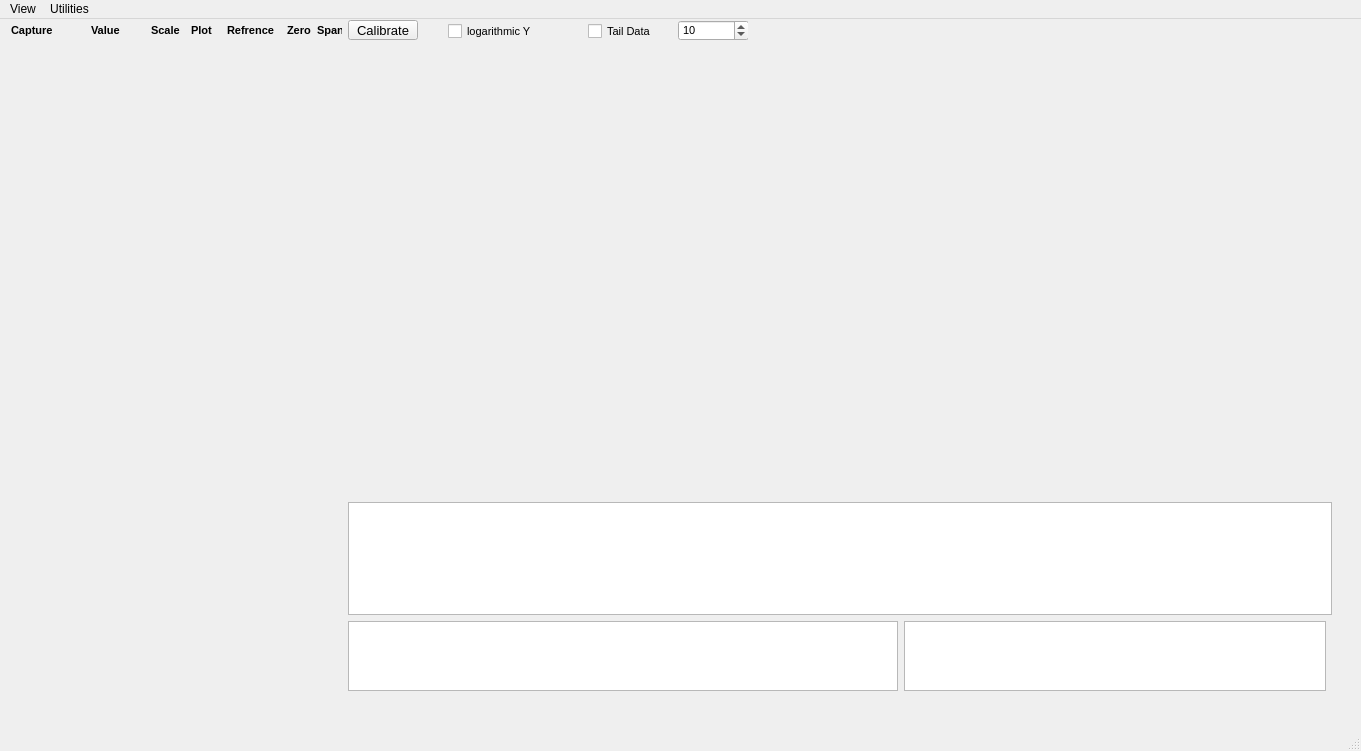
<?xml version="1.0" encoding="UTF-8"?>
<ui version="4.0">
 <class>MainWindow</class>
 <widget class="QMainWindow" name="MainWindow">
  <property name="geometry">
   <rect>
    <x>0</x>
    <y>0</y>
    <width>1361</width>
    <height>751</height>
   </rect>
  </property>
  <property name="minimumSize">
   <size>
    <width>800</width>
    <height>600</height>
   </size>
  </property>
  <property name="windowTitle">
   <string>MainWindow</string>
  </property>
  <widget class="QWidget" name="centralwidget">
   <property name="font">
    <font>
     <pointsize>8</pointsize>
    </font>
   </property>
   <widget class="QWidget" name="gridLayoutWidget">
    <property name="geometry">
     <rect>
      <x>1</x>
      <y>1</y>
      <width>1331</width>
      <height>671</height>
     </rect>
    </property>
    <layout class="QGridLayout" name="gridLayout">
     <item row="0" column="1">
      <widget class="QWidget" name="cal_widget_2" native="true">
       <property name="font">
        <font>
         <pointsize>8</pointsize>
         <weight>75</weight>
         <bold>true</bold>
        </font>
       </property>
       <widget class="QLabel" name="label_5">
        <property name="geometry">
         <rect>
          <x>0</x>
          <y>0</y>
          <width>66</width>
          <height>21</height>
         </rect>
        </property>
        <property name="font">
         <font>
          <pointsize>8</pointsize>
          <weight>75</weight>
          <bold>true</bold>
         </font>
        </property>
        <property name="toolTip">
         <string>more info about this</string>
        </property>
        <property name="text">
         <string>Refrence</string>
        </property>
       </widget>
       <widget class="QLabel" name="label_6">
        <property name="geometry">
         <rect>
          <x>60</x>
          <y>0</y>
          <width>31</width>
          <height>21</height>
         </rect>
        </property>
        <property name="font">
         <font>
          <pointsize>8</pointsize>
          <weight>75</weight>
          <bold>true</bold>
         </font>
        </property>
        <property name="toolTip">
         <string>more info about this</string>
        </property>
        <property name="text">
         <string>Zero</string>
        </property>
       </widget>
       <widget class="QLabel" name="label_7">
        <property name="geometry">
         <rect>
          <x>90</x>
          <y>0</y>
          <width>31</width>
          <height>21</height>
         </rect>
        </property>
        <property name="font">
         <font>
          <pointsize>8</pointsize>
          <weight>75</weight>
          <bold>true</bold>
         </font>
        </property>
        <property name="toolTip">
         <string>more info about this</string>
        </property>
        <property name="text">
         <string>Span</string>
        </property>
       </widget>
      </widget>
     </item>
     <item row="1" column="2">
      <layout class="QVBoxLayout" name="verticalLayout_2">
       <item>
        <widget class="QwtPlot" name="qwtPlot">
         <property name="sizePolicy">
          <sizepolicy hsizetype="Expanding" vsizetype="Maximum">
           <horstretch>0</horstretch>
           <verstretch>0</verstretch>
          </sizepolicy>
         </property>
         <property name="minimumSize">
          <size>
           <width>850</width>
           <height>450</height>
          </size>
         </property>
         <property name="maximumSize">
          <size>
           <width>10000</width>
           <height>1000</height>
          </size>
         </property>
         <property name="layoutDirection">
          <enum>Qt::RightToLeft</enum>
         </property>
        </widget>
       </item>
       <item>
        <widget class="QTextBrowser" name="textBrowser_2"/>
       </item>
       <item>
        <layout class="QHBoxLayout" name="horizontalLayout">
         <item>
          <widget class="QTextBrowser" name="textBrowser">
           <property name="sizePolicy">
            <sizepolicy hsizetype="Expanding" vsizetype="Expanding">
             <horstretch>255</horstretch>
             <verstretch>255</verstretch>
            </sizepolicy>
           </property>
           <property name="maximumSize">
            <size>
             <width>550</width>
             <height>80</height>
            </size>
           </property>
           <property name="layoutDirection">
            <enum>Qt::LeftToRight</enum>
           </property>
          </widget>
         </item>
         <item>
          <widget class="QPlainTextEdit" name="plainTextEdit">
           <property name="enabled">
            <bool>true</bool>
           </property>
           <property name="maximumSize">
            <size>
             <width>550</width>
             <height>80</height>
            </size>
           </property>
          </widget>
         </item>
         <item>
          <widget class="QWidget" name="widget_2" native="true">
           <widget class="QCheckBox" name="checkBox_2">
            <property name="geometry">
             <rect>
              <x>120</x>
              <y>10</y>
              <width>97</width>
              <height>22</height>
             </rect>
            </property>
            <property name="text">
             <string>X range</string>
            </property>
           </widget>
           <widget class="QSpinBox" name="spinBox">
            <property name="geometry">
             <rect>
              <x>220</x>
              <y>10</y>
              <width>60</width>
              <height>27</height>
             </rect>
            </property>
            <property name="maximum">
             <number>31557600</number>
            </property>
            <property name="singleStep">
             <number>10</number>
            </property>
           </widget>
           <widget class="QSpinBox" name="spinBox_2">
            <property name="geometry">
             <rect>
              <x>300</x>
              <y>10</y>
              <width>60</width>
              <height>27</height>
             </rect>
            </property>
            <property name="maximum">
             <number>31557600</number>
            </property>
            <property name="singleStep">
             <number>10</number>
            </property>
           </widget>
           <widget class="QSpinBox" name="spinBox_3">
            <property name="geometry">
             <rect>
              <x>300</x>
              <y>40</y>
              <width>60</width>
              <height>27</height>
             </rect>
            </property>
            <property name="minimum">
             <number>-10000000</number>
            </property>
            <property name="maximum">
             <number>10000000</number>
            </property>
            <property name="singleStep">
             <number>10</number>
            </property>
           </widget>
           <widget class="QCheckBox" name="checkBox_3">
            <property name="geometry">
             <rect>
              <x>120</x>
              <y>40</y>
              <width>97</width>
              <height>22</height>
             </rect>
            </property>
            <property name="text">
             <string>Y range</string>
            </property>
           </widget>
           <widget class="QSpinBox" name="spinBox_4">
            <property name="geometry">
             <rect>
              <x>220</x>
              <y>40</y>
              <width>60</width>
              <height>27</height>
             </rect>
            </property>
            <property name="minimum">
             <number>-10000000</number>
            </property>
            <property name="maximum">
             <number>10000000</number>
            </property>
            <property name="singleStep">
             <number>10</number>
            </property>
           </widget>
           <widget class="QRadioButton" name="radioButton">
            <property name="geometry">
             <rect>
              <x>10</x>
              <y>10</y>
              <width>101</width>
              <height>22</height>
             </rect>
            </property>
            <property name="text">
             <string>RTN and LF</string>
            </property>
           </widget>
           <widget class="QRadioButton" name="radioButton_2">
            <property name="geometry">
             <rect>
              <x>10</x>
              <y>40</y>
              <width>116</width>
              <height>22</height>
             </rect>
            </property>
            <property name="text">
             <string>LF only</string>
            </property>
            <property name="checked">
             <bool>false</bool>
            </property>
           </widget>
          </widget>
         </item>
        </layout>
       </item>
      </layout>
     </item>
     <item row="1" column="0">
      <widget class="QWidget" name="widget_3" native="true">
       <property name="minimumSize">
        <size>
         <width>220</width>
         <height>0</height>
        </size>
       </property>
       <widget class="QWidget" name="gridLayoutWidget_2">
        <property name="geometry">
         <rect>
          <x>0</x>
          <y>0</y>
          <width>221</width>
          <height>621</height>
         </rect>
        </property>
        <layout class="QGridLayout" name="gridLayout_2"/>
       </widget>
      </widget>
     </item>
     <item row="0" column="2">
      <widget class="QWidget" name="widget" native="true">
       <property name="sizePolicy">
        <sizepolicy hsizetype="Minimum" vsizetype="Minimum">
         <horstretch>0</horstretch>
         <verstretch>0</verstretch>
        </sizepolicy>
       </property>
       <property name="minimumSize">
        <size>
         <width>299</width>
         <height>20</height>
        </size>
       </property>
       <property name="maximumSize">
        <size>
         <width>400</width>
         <height>80</height>
        </size>
       </property>
       <widget class="QPushButton" name="pushButton_cal">
        <property name="geometry">
         <rect>
          <x>0</x>
          <y>0</y>
          <width>70</width>
          <height>20</height>
         </rect>
        </property>
        <property name="maximumSize">
         <size>
          <width>70</width>
          <height>20</height>
         </size>
        </property>
        <property name="font">
         <font>
          <pointsize>10</pointsize>
          <weight>50</weight>
          <bold>false</bold>
         </font>
        </property>
        <property name="text">
         <string>Calibrate</string>
        </property>
       </widget>
       <widget class="QCheckBox" name="checkBox_logY">
        <property name="geometry">
         <rect>
          <x>100</x>
          <y>0</y>
          <width>119</width>
          <height>22</height>
         </rect>
        </property>
        <property name="text">
         <string>logarithmic Y</string>
        </property>
       </widget>
       <widget class="QCheckBox" name="checkBox">
        <property name="geometry">
         <rect>
          <x>240</x>
          <y>0</y>
          <width>151</width>
          <height>22</height>
         </rect>
        </property>
        <property name="text">
         <string>Tail Data</string>
        </property>
       </widget>
       <widget class="QSpinBox" name="spinBox_5">
        <property name="geometry">
         <rect>
          <x>330</x>
          <y>0</y>
          <width>71</width>
          <height>21</height>
         </rect>
        </property>
        <property name="toolTip">
         <string extracomment="Seconds of data"/>
        </property>
        <property name="minimum">
         <number>2</number>
        </property>
        <property name="maximum">
         <number>5000</number>
        </property>
        <property name="value">
         <number>10</number>
        </property>
       </widget>
      </widget>
     </item>
     <item row="0" column="0">
      <widget class="QWidget" name="widget_4" native="true">
       <property name="font">
        <font>
         <pointsize>8</pointsize>
         <weight>75</weight>
         <bold>true</bold>
        </font>
       </property>
       <widget class="QLabel" name="label_8">
        <property name="geometry">
         <rect>
          <x>10</x>
          <y>0</y>
          <width>66</width>
          <height>21</height>
         </rect>
        </property>
        <property name="font">
         <font>
          <pointsize>8</pointsize>
          <weight>75</weight>
          <bold>true</bold>
         </font>
        </property>
        <property name="toolTip">
         <string>more info about this</string>
        </property>
        <property name="text">
         <string>Capture</string>
        </property>
       </widget>
       <widget class="QLabel" name="label_9">
        <property name="geometry">
         <rect>
          <x>90</x>
          <y>0</y>
          <width>31</width>
          <height>21</height>
         </rect>
        </property>
        <property name="font">
         <font>
          <pointsize>8</pointsize>
          <weight>75</weight>
          <bold>true</bold>
         </font>
        </property>
        <property name="toolTip">
         <string>more info about this</string>
        </property>
        <property name="text">
         <string>Value</string>
        </property>
       </widget>
       <widget class="QLabel" name="label_10">
        <property name="geometry">
         <rect>
          <x>150</x>
          <y>0</y>
          <width>31</width>
          <height>21</height>
         </rect>
        </property>
        <property name="font">
         <font>
          <pointsize>8</pointsize>
          <weight>75</weight>
          <bold>true</bold>
         </font>
        </property>
        <property name="toolTip">
         <string>more info about this</string>
        </property>
        <property name="text">
         <string>Scale</string>
        </property>
       </widget>
       <widget class="QLabel" name="label_11">
        <property name="geometry">
         <rect>
          <x>190</x>
          <y>0</y>
          <width>31</width>
          <height>21</height>
         </rect>
        </property>
        <property name="font">
         <font>
          <pointsize>8</pointsize>
          <weight>75</weight>
          <bold>true</bold>
         </font>
        </property>
        <property name="toolTip">
         <string>more info about this</string>
        </property>
        <property name="text">
         <string>Plot</string>
        </property>
       </widget>
      </widget>
     </item>
     <item row="1" column="1">
      <widget class="QWidget" name="cal_widget" native="true">
       <property name="enabled">
        <bool>true</bool>
       </property>
       <property name="sizePolicy">
        <sizepolicy hsizetype="Minimum" vsizetype="Preferred">
         <horstretch>0</horstretch>
         <verstretch>0</verstretch>
        </sizepolicy>
       </property>
       <property name="minimumSize">
        <size>
         <width>115</width>
         <height>0</height>
        </size>
       </property>
       <widget class="QWidget" name="gridLayoutWidget_3">
        <property name="geometry">
         <rect>
          <x>0</x>
          <y>0</y>
          <width>111</width>
          <height>621</height>
         </rect>
        </property>
        <layout class="QGridLayout" name="gridLayout_4"/>
       </widget>
      </widget>
     </item>
    </layout>
   </widget>
  </widget>
  <widget class="QMenuBar" name="menubar">
   <property name="geometry">
    <rect>
     <x>0</x>
     <y>0</y>
     <width>1361</width>
     <height>25</height>
    </rect>
   </property>
   <widget class="QMenu" name="menuView">
    <property name="title">
     <string>View</string>
    </property>
    <addaction name="actionCal_Mode"/>
    <addaction name="actionNon_Cal_Mode"/>
    <addaction name="actionTerminal_Mode"/>
   </widget>
   <widget class="QMenu" name="menuUtilities">
    <property name="title">
     <string>Utilities</string>
    </property>
    <addaction name="actionSet_time"/>
   </widget>
   <addaction name="menuView"/>
   <addaction name="menuUtilities"/>
  </widget>
  <widget class="QStatusBar" name="statusbar"/>
  <action name="actionCal_Mode">
   <property name="checkable">
    <bool>true</bool>
   </property>
   <property name="text">
    <string>Cal Mode</string>
   </property>
   <property name="autoRepeat">
    <bool>false</bool>
   </property>
  </action>
  <action name="actionNon_Cal_Mode">
   <property name="checkable">
    <bool>true</bool>
   </property>
   <property name="checked">
    <bool>true</bool>
   </property>
   <property name="text">
    <string>Non Cal Mode</string>
   </property>
   <property name="autoRepeat">
    <bool>false</bool>
   </property>
  </action>
  <action name="actionSet_time">
   <property name="text">
    <string>Set time</string>
   </property>
  </action>
  <action name="actionTerminal_Mode">
   <property name="checkable">
    <bool>true</bool>
   </property>
   <property name="text">
    <string>Terminal Mode</string>
   </property>
   <property name="autoRepeat">
    <bool>false</bool>
   </property>
  </action>
 </widget>
 <customwidgets>
  <customwidget>
   <class>QwtPlot</class>
   <extends>QFrame</extends>
   <header>qwt_plot.h</header>
   <container>1</container>
  </customwidget>
 </customwidgets>
 <resources/>
 <connections/>
</ui>
